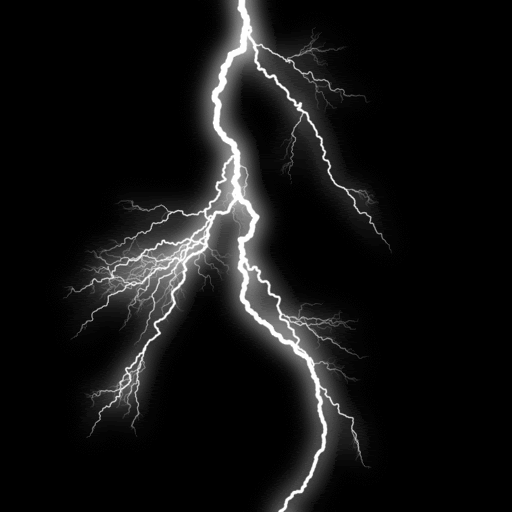
#> input picture sheet01/lightning.png, 512 x 512 px
$ python task1-3.py
#> lines starting #> are read from the running program, lines starting #| are printed output that depends on the picture; after the words box and inside, x2 and y2 are one past the last pixel; in counts of white or black regions, pixels touching at a corner belong together; pictures that were not available may be replaced by others from this repository, and a replacement may not be noted
import numpy as np
import matplotlib.pyplot as plt
import imageio.v3 as iio
import numpy.linalg as la
import scipy.ndimage as img


# from task 1.1
def optimal_w_with_lstsq(X, y):
    optimal_w, _, _, _ = la.lstsq(X.T, y, rcond=None)
    return optimal_w


def read_img(path):
    imgF = iio.imread(path, mode="L").astype(float)
    return imgF


def binarize(imgF):
    imgD = np.abs(img.filters.gaussian_filter(imgF, sigma=0.5) - img.filters.gaussian_filter(imgF, sigma=1))
    return img.morphology.binary_closing(np.where(imgD < 0.1*imgD.max(), 0, 1))


def count_boxes_for_factor_s(imgD, s):
    h, w = imgD.shape
    box_size = int(s*h) # img is square

    counter = 0
    for i in range(0, h - box_size + 1, box_size):
        for j in range(0, w - box_size + 1, box_size):
            box = imgD[i:i+box_size, j:j+box_size]
            if np.max(box)==1:  # at least one pixel in the extracted box is a foreground pixel
                counter += 1
    return counter


def box_counting(img, title):
    # binarize image
    imgD = binarize(img)

    # set up the scaling factors
    h, w = imgD.shape # 512x512
    L = int(np.log2(h))
    l_indices = [i for i in range(1, L-1)]
    scaling_factors = [ 1/ (2**l) for l in l_indices]

    # count the boxes with foreground-pixels for each scaling factor
    n_values = [count_boxes_for_factor_s(imgD, s) for s in scaling_factors]
    print(n_values)
    x_values = [np.log2(1/s) for s in scaling_factors]
    y_values = [np.log2(n) for n in n_values]

    #### fit a line
    # set up point matrix X
    first_column = [x**0 for x in x_values]
    second_column = [x**1 for x in x_values]
    matX = np.vstack((first_column, second_column))

    # perform leastsquares
    (b, D) = optimal_w_with_lstsq(matX, y_values) # D = fractal dimension

    fitted_y_values = [D*x + b for x in x_values]
    plt.plot(x_values, fitted_y_values)
    plt.scatter(x_values, y_values)
    plt.xlabel("log(1/s)")
    plt.ylabel("log(n)")
    plt.title(f"{title}, slope D = {D}")
    plt.show()


def task1_3():
    img_path_1 = "lightning.png"
    img_path_2 = "tree.png"

    img_lightning = read_img(img_path_1)
    img_tree = read_img(img_path_2)

    box_counting(img_lightning, "Lightning")
#> in binarize, `imgD = np.abs(img.filters.gaussian_filter(imgF, sigma=0.5) - img.filte..`:
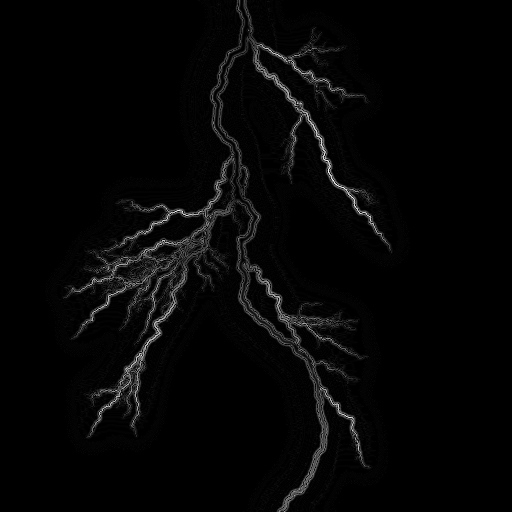
#> imgD: shape (512, 512) float64; min 0, max 60.29, mean 1.4; drawn with min black and max white
#> in binarize, `return img.morphology.binary_closing(np.where(imgD < 0.1*imgD.max(), 0..`:
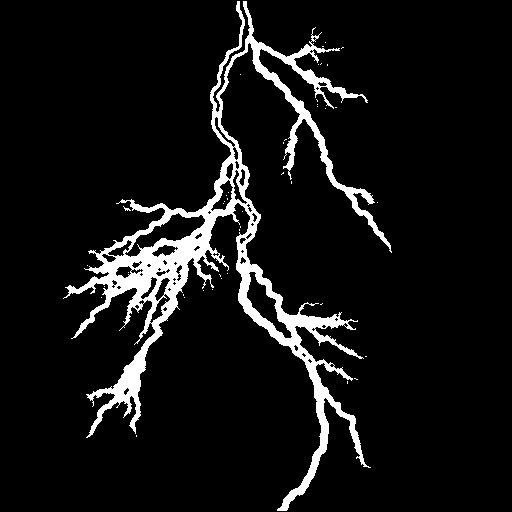
#> returned value: shape (512, 512) bool; 7.6% white; 43 white regions (42 under 20 px), largest, box (x1, y1, x2, y2) and area: (63, 1, 392, 511) 19894
#> after the loop in count_boxes_for_factor_s, `for i in range(0, h - box_size + 1, box_size):`: counter = 4
#> in box_counting, `n_values = [count_boxes_for_factor_s(imgD, s) for s in scaling_factors]`: n_values = [4, 12, 32, 94, 254, 716, 2063]
#| [4, 12, 32, 94, 254, 716, 2063]
#> in box_counting, `y_values = [np.log2(n) for n in n_values]`: y_values = [2, 3.58, 5, 6.55, 7.99, 9.48, 11.01]
#> in optimal_w_with_lstsq, `optimal_w, _, _, _ = la.lstsq(X.T, y, rcond=None)`: optimal_w = [0.544, 1.49]
#> in box_counting, `(b, D) = optimal_w_with_lstsq(matX, y_values)`: b = 0.544; D = 1.49
#> in box_counting, `fitted_y_values = [D*x + b for x in x_values]`: fitted_y_values = [2.04, 3.53, 5.02, 6.52, 8.01, 9.5, 11]
#> in box_counting, `plt.show()`:
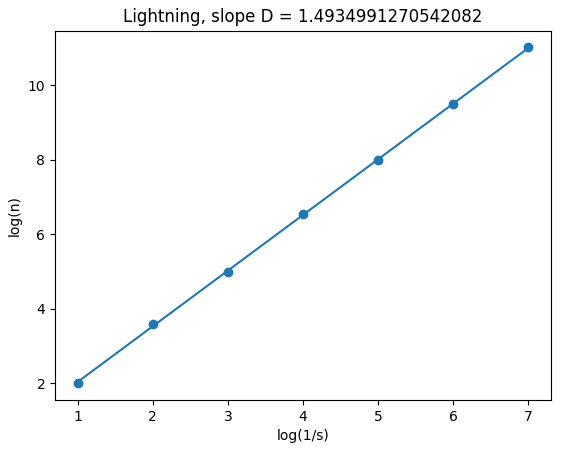
#> figure drawn by matplotlib, 1 panel
    box_counting(img_tree, "Tree")
#| [4, 12, 32, 94, 254, 716, 2063]


if __name__ == "__main__":
    task1_3()
